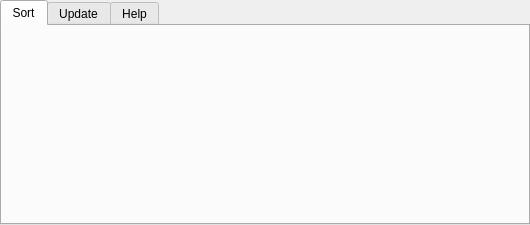
<?xml version="1.0" encoding="UTF-8"?>
<ui version="4.0">
 <class>CurationClubMenu</class>
 <widget class="QWidget" name="CurationClubMenu">
  <property name="geometry">
   <rect>
    <x>0</x>
    <y>0</y>
    <width>530</width>
    <height>225</height>
   </rect>
  </property>
  <property name="windowTitle">
   <string>Form</string>
  </property>
  <layout class="QVBoxLayout" name="verticalLayout_2">
   <property name="spacing">
    <number>0</number>
   </property>
   <property name="leftMargin">
    <number>0</number>
   </property>
   <property name="topMargin">
    <number>0</number>
   </property>
   <property name="rightMargin">
    <number>0</number>
   </property>
   <property name="bottomMargin">
    <number>0</number>
   </property>
   <item>
    <widget class="QSplitter" name="contentSplitter">
     <property name="orientation">
      <enum>Qt::Vertical</enum>
     </property>
     <widget class="QTabWidget" name="tabList">
      <property name="currentIndex">
       <number>0</number>
      </property>
      <widget class="QWidget" name="sortTab">
       <attribute name="title">
        <string>Sort</string>
       </attribute>
      </widget>
      <widget class="QWidget" name="updateTab">
       <attribute name="title">
        <string>Update</string>
       </attribute>
      </widget>
      <widget class="QWidget" name="helpTab">
       <attribute name="title">
        <string>Help</string>
       </attribute>
      </widget>
     </widget>
    </widget>
   </item>
  </layout>
 </widget>
 <resources/>
 <connections/>
</ui>
